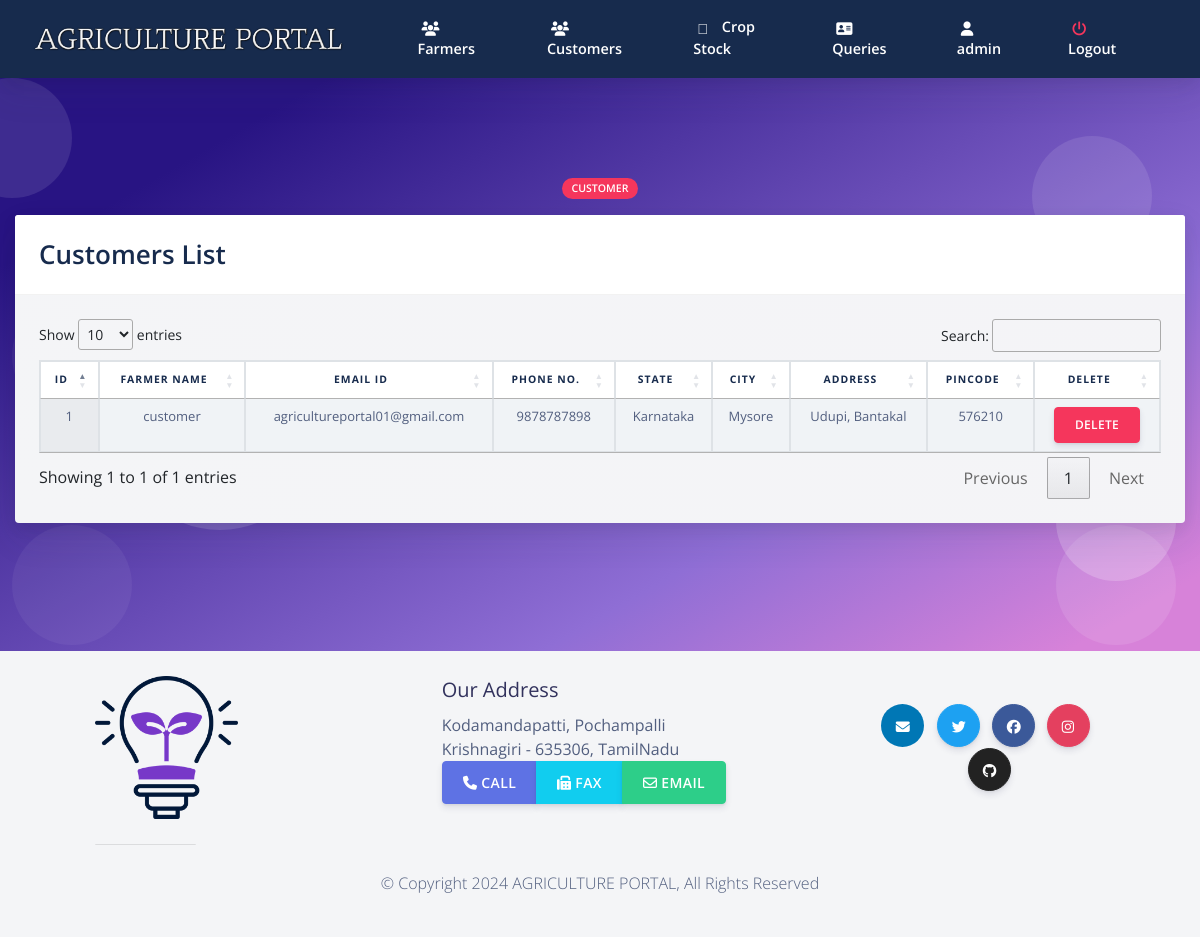
The page /admin/acustomers.php (signed in) on the database its author committed.
### tables this page shows
CREATE TABLE `custlogin` (
  `cust_id` int(20) NOT NULL,
  `cust_name` varchar(255) NOT NULL,
  `password` varchar(255) NOT NULL,
  `email` varchar(255) NOT NULL,
  `address` varchar(255) NOT NULL,
  `city` varchar(255) NOT NULL,
  `pincode` varchar(255) NOT NULL,
  `state` varchar(255) NOT NULL,
  `phone_no` varchar(255) NOT NULL,
  `otp` int(50) NOT NULL
);

### admin/acustomers.php (the view, shortened to what this page needs)
<?php
require('../sql.php');
$user = $_SESSION['admin_login_user'];
$query4 = "SELECT * from admin where admin_name ='$user'";
              $ses_sq4 = mysqli_query($conn, $query4);
              $row4 = mysqli_fetch_assoc($ses_sq4);
              $para2 = $row4['admin_name'];
?>
<!doctype html>
<html lang="en">
<?php require ('aheader.php');  ?>
  <body class="bg-white" id="top">
<?php require ('anav.php');  ?>
  <section class="section section-shaped section-lg">
    <div class="shape shape-style-1 shape-primary">
      <span></span>
      <span></span>
      <span></span>
      <span></span>
      <span></span>
      <span></span>
      <span></span>
      <span></span>
      <span></span>
    </div>
<div class="container-fluid ">
    	 <div class="row">
          <div class="col-md-8 mx-auto text-center">
            <span class="badge badge-danger badge-pill mb-3">CUSTOMER</span>
          </div>
        </div>
          <div class="row row-content">
            <div class="col-md-12 mb-3">
				<div class="card text-white bg-gradient-secondary mb-3">
				  <div class="card-header">
				  <span class=" text-default display-4" > Customers List  </span>
				  </div>
				  <div class="card-body text-dark">
				<table class="table table-striped table-hover table-bordered bg-gradient-white text-center display" id="myTable">
    <thead>
					<tr class="font-weight-bold text-default">
            <th><center>ID</center></th>
					<th><center>Farmer Name</center></th>
					<th><center>Email ID</center></th>
					<th><center>Phone no.</center></th>
					<th><center>State</center></th>
					<th><center>City</center></th>
					<th><center>Address</center></th>
					<th><center>Pincode</center></th>
					<th><center>Delete</center></th>
        </tr>
    </thead>
    <tbody>
  						<?php
$sql = "SELECT cust_name, cust_id, email, phone_no, state, city, address, pincode FROM custlogin";
								$query = mysqli_query($conn,$sql);
								while($res = mysqli_fetch_array($query)){
				 ?>
		 <tr class="text-center">
							 <td> <?php echo $res['cust_id'];  ?> </td>
							 <td> <?php echo $res['cust_name'];  ?> </td>
							 <td> <?php echo $res['email'];  ?> </td>
							 <td> <?php echo $res['phone_no'];  ?> </td>
							 <td> <?php echo $res['state'];  ?> </td>
							 <td> <?php echo $res['city'];  ?> </td>
							 <td> <?php echo $res['address'];  ?> </td>
							  <td> <?php echo $res['pincode'];  ?> </td>
							<td > <button class="btn btn-sm btn-danger" > <a href="acdelete.php?id=<?php echo $res['cust_id']; ?>"  class=" nav-link text-white">Delete</a> </button> </td>
							</tr>
							 <?php
							 }
							  ?>
    </tbody>
</table>
</div>
				</div>
            </div>
          </div>
        </div>
</section>
	   <?php require("footer.php");?>
</body>
</html>

### admin/anav.php (shortened to what this page needs)
<nav
     id="navbar-main"
     class="
       navbar navbar-main navbar-expand-lg
       bg-default
       navbar-light
       position-sticky
       top-0
       shadow
       py-0
     "
   >
     <div class="container-fluid">
       <ul class="navbar-nav navbar-nav-hover align-items-lg-center">
         <li class="nav-item dropdown">
           <a href="../index.php" class="navbar-brand mr-lg-5 text-white">
                              <img src="../assets/img/nav.png" />
           </a>
         </li>
       </ul>
       <div class="navbar-collapse collapse bg-default" id="navbar_global">
         <ul class="navbar-nav align-items-lg-center ml-auto topnav">
		 <li class="nav-item">
             <a href="afarmers.php" class="nav-link">
               <span class="text-white nav-link-inner--text font-weight-bold"
                 ><i class="text-white fas fa-users"></i> Farmers</span
               >
             </a>
           </li>
		<li class="nav-item">
             <a href="acustomers.php" class="nav-link">
               <span class="text-white nav-link-inner--text font-weight-bold"
                 ><i class="text-white fas fa-users"></i> Customers</span
               >
             </a>
           </li>
		<li class="nav-item">
             <a href="aproducedcrop.php" class="nav-link">
               <span class="text-white nav-link-inner--text font-weight-bold"
                 ><i class="text-white fad fa-store-alt"></i> Crop Stock</span
               >
             </a>
           </li>
		<li class="nav-item">
             <a href="aviewmsg.php" class="nav-link">
               <span class="text-white nav-link-inner--text font-weight-bold"
                 ><i class="text-white fas fa-address-card"></i> Queries</span
               >
             </a>
           </li>
	   <li class="nav-item">
             <a href="aprofile.php" class="nav-link">
               <span class="text-white nav-link-inner--text font-weight-bold"
                 ><i class="text-white fas fa-user"></i> <?php echo $para2 ?> </span
               >
             </a>
           </li>
	   <li class="nav-item">
             <a href="alogout.php" class="nav-link">
               <span class="text-white nav-link-inner--text font-weight-bold"
                 ><i class="text-danger fas fa-power-off"></i> Logout </span
               >
             </a>
           </li>
         </ul>
       </div>
     </div>
   </nav>

### admin/anav.php (style rules this page uses)
.topnav a { border-bottom: 3px solid transparent; }

### rows shown on the page
custlogin: cust_id "1", cust_name "customer", email "agricultureportal01@gmail.com", phone_no "9878787898", state "Karnataka", city "Mysore", address "Udupi, Bantakal", pincode "576210"

### other values the page prints
$para2 "admin"
